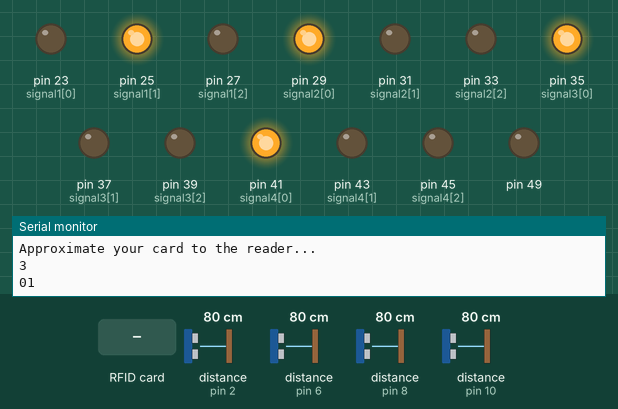
This sketch was run on a simulated Arduino Mega 2560, built with avr-gcc and run on an emulated ATmega2560. Parts: output pins drawn as LEDs (lit = HIGH), the last lines printed to the serial monitor. Wiring (inferred from the names in the program): 4 × ultrasonic range finder: trigger pin 3, echo pin 2 / trigger pin 7, echo pin 6 / trigger pin 9, echo pin 8 / trigger pin 11, echo pin 10. The inputs (shaded band) are chosen by the test bench; at power-on: distance to the obstacle (sensors on pin 2, pin 6, pin 8, pin 10) 80 cm. The echo pulse lasts 58.3 µs per cm; pins used as bus, display or sensor lines are not drawn.

Above: at 1.2 s.
1.3 s: RFID card 58 95 DD 89 held to the reader
At 2.4 s:
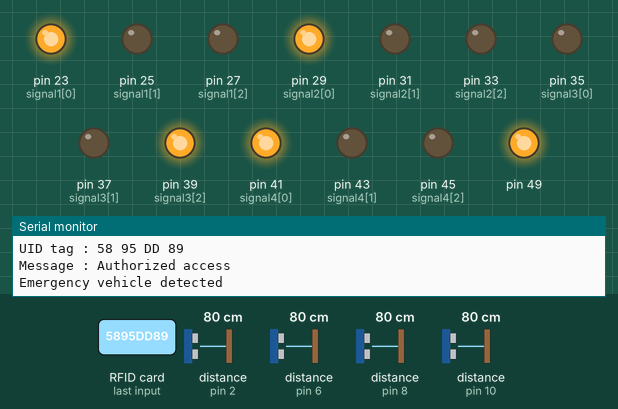
At 13.9 s:
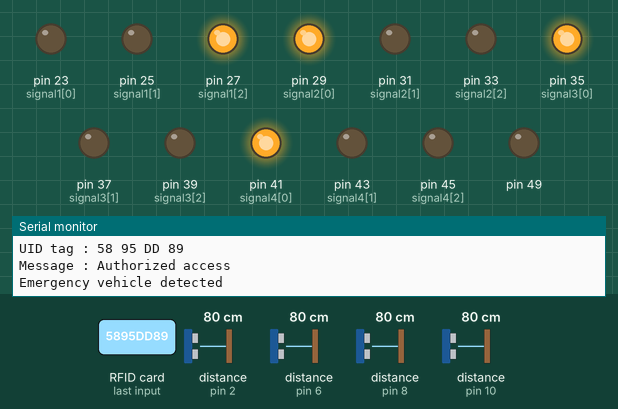
Timing chart, 0 to 24.0 s (numbered marks = the images above; inputs shaded):
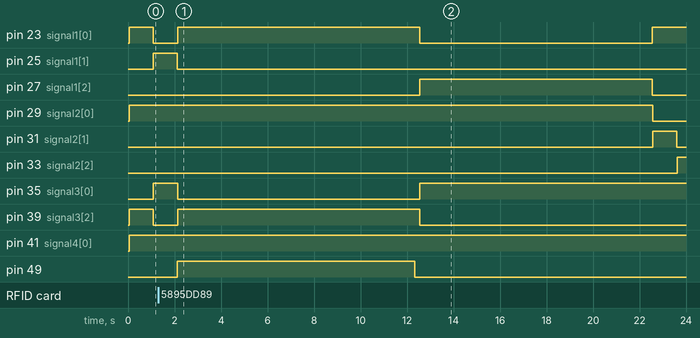

The sketch:

mega1.ino
```cpp
#include<TimerOne.h>
#include <SPI.h>
#include <MFRC522.h>

int signal1[] = {23, 25, 27};
int signal2[] = {29, 31, 33};
int signal3[] = {35, 37, 39};
int signal4[] = {41, 43, 45};

int redDelay = 1000;
int yellowDelay = 500;

volatile int triggerpin1 = 11;
volatile int echopin1 = 10;
volatile int triggerpin2 = 7;
volatile int echopin2 = 6;
volatile int triggerpin3 = 9;
volatile int echopin3 = 8;
volatile int triggerpin4 = 3;
volatile int echopin4 = 2;

volatile long time;                    // Variable for storing the time traveled
volatile int S1, S2, S3, S4;           // Variables for storing the distance covered

int t = 10;  // distance under which it will look for vehicles.

#define SS_PIN 53
#define RST_PIN 5
MFRC522 mfrc522(SS_PIN, RST_PIN);

void setup(){
  Serial.begin(9600);
  Timer1.initialize(100000);  //Begin using the timer. This function must be called first. "microseconds" is the period of time the timer takes.
  Timer1.attachInterrupt(softInterr); //Run a function each time the timer period finishes.

  // Declaring LED pins as output
  for(int i=0; i<3; i++){
    pinMode(signal1[i], OUTPUT);
    pinMode(signal2[i], OUTPUT);
    pinMode(signal3[i], OUTPUT);
    pinMode(signal4[i], OUTPUT);
  }

  // Declaring ultrasonic sensor pins as output
  pinMode(triggerpin1, OUTPUT);
  pinMode(echopin1, INPUT);
  pinMode(triggerpin2, OUTPUT);
  pinMode(echopin2, INPUT);
  pinMode(triggerpin3, OUTPUT);
  pinMode(echopin3, INPUT);
  pinMode(triggerpin4, OUTPUT);
  pinMode(echopin4, INPUT);

  pinMode(49, OUTPUT);

  SPI.begin();      // Initiate  SPI bus
  mfrc522.PCD_Init();   // Initiate MFRC522
  Serial.println("Approximate your card to the reader...");
  Serial.println();

}

void loop()
{
  // If there are vehicles at signal 1
  while(S1<t)
  {
    signal3Function();
    rfid();
  }
  if(S1>t)
  {
    signal01Function();
    rfid();
  }
  // If there are vehicles at signal 2
  while(S2<t)
  {
    signal4Function();
    rfid();
  }
  if(S2>t)
  {
    signal02Function();
    rfid();
  }
  // If there are vehicles at signal 3
  while(S3<t)
  {
    signal1Function();
    rfid();
  }
  if(S3>t)
  {
    signal03Function();
    rfid();
  }
  // If there are vehicles at signal 4
  while(S4<t)
  {
    signal2Function();
    rfid();
  }
  // If there are NO BUSY vehicles at signalS
  if(S4>t)
  {
    signal04Function();
    rfid();
  }
}


// This is interrupt function and it will run each time the timer period finishes. The timer period is set at 100 milli seconds.
void softInterr()
{
  // Reading from first ultrasonic sensor
  digitalWrite(triggerpin1, LOW);
  delayMicroseconds(2);
  digitalWrite(triggerpin1, HIGH);
  delayMicroseconds(10);
  digitalWrite(triggerpin1, LOW);
  time = pulseIn(echopin1, HIGH);
  S1= time*0.034/2;

  // Reading from second ultrasonic sensor
  digitalWrite(triggerpin2, LOW);
  delayMicroseconds(2);
  digitalWrite(triggerpin2, HIGH);
  delayMicroseconds(10);
  digitalWrite(triggerpin2, LOW);
  time = pulseIn(echopin2, HIGH);
  S2= time*0.034/2;

  // Reading from third ultrasonic sensor
  digitalWrite(triggerpin3, LOW);
  delayMicroseconds(2);
  digitalWrite(triggerpin3, HIGH);
  delayMicroseconds(10);
  digitalWrite(triggerpin3, LOW);
  time = pulseIn(echopin3, HIGH);
  S3= time*0.034/2;

  // Reading from fourth ultrasonic sensor
  digitalWrite(triggerpin4, LOW);
  delayMicroseconds(2);
  digitalWrite(triggerpin4, HIGH);
  delayMicroseconds(10);
  digitalWrite(triggerpin4, LOW);
  time = pulseIn(echopin4, HIGH);
  S4= time*0.034/2;

  // Print distance values on serial monitor for debugging
  // Serial.print("S1: ");
  // Serial.print(S1);
  // Serial.print("  S2: ");
  // Serial.print(S2);
  // Serial.print("  S3: ");
  // Serial.print(S3);
  // Serial.print("  S4: ");
  // Serial.println(S4);
}

void signal1Function()
{
  Serial.println("1");
  low();
  // Make RED LED LOW and make Green HIGH for 5 seconds
  digitalWrite(signal1[0], LOW);
  digitalWrite(signal1[2], HIGH);
  delay(redDelay);

  // if there are vehicels at other signals
  if(S2<t || S3<t || S4<t)
  {
    // Make Green LED LOW and make yellow LED HIGH for 2 seconds
    digitalWrite(signal1[2], LOW);
    digitalWrite(signal1[1], HIGH);
    delay(yellowDelay);

  }
}

void signal2Function()
{
  Serial.println("2");
  low();
  digitalWrite(signal2[0], LOW);
  digitalWrite(signal2[2], HIGH);
  delay(redDelay);

  if(S1<t || S3<t || S4<t)
  {
    digitalWrite(signal2[2], LOW);
    digitalWrite(signal2[1], HIGH);
    delay(yellowDelay);
  }
}

void signal3Function()
{
  Serial.println("3");
  low();
  digitalWrite(signal3[0], LOW);
  digitalWrite(signal3[2], HIGH);
  delay(redDelay);

  if(S1<t || S2<t || S4<t)
  {
    digitalWrite(signal3[2], LOW);
    digitalWrite(signal3[1], HIGH);
    delay(yellowDelay);
  }
}

void signal4Function()
{
  Serial.println("4");
  low();
  digitalWrite(signal4[0], LOW);
  digitalWrite(signal4[2], HIGH);
  delay(redDelay);

  if(S1<t || S2<t || S3<t)
  {
    digitalWrite(signal4[2], LOW);
    digitalWrite(signal4[1], HIGH);
    delay(yellowDelay);
  }

}

void signal01Function()
{
  Serial.println("01");
  low();
  digitalWrite(signal1[0], LOW);
  digitalWrite(signal1[1], HIGH);
  rfid();
  delay(1000);
  digitalWrite(signal1[1], LOW);
  rfid();
  digitalWrite(signal1[0], LOW);
  digitalWrite(signal3[0], HIGH);
  digitalWrite(signal1[2], HIGH);
  delay(10000);
  digitalWrite(signal1[2], LOW);
  digitalWrite(signal1[0], HIGH);
 }

void signal02Function()
{
  Serial.println("02");
  low();
  digitalWrite(signal2[0], LOW);
  digitalWrite(signal2[1], HIGH);
  rfid();
  delay(1000);
  digitalWrite(signal2[1], LOW);
  rfid();
  digitalWrite(signal2[0], LOW);
  digitalWrite(signal3[0], HIGH);
  digitalWrite(signal2[2], HIGH);
  delay(10000);
  digitalWrite(signal2[2], LOW);
  digitalWrite(signal2[0], HIGH);
}

void signal03Function()
{
  Serial.println("03");
  low();
  digitalWrite(signal3[0], LOW);
  digitalWrite(signal3[1], HIGH);
  rfid();
  delay(1000);
  digitalWrite(signal3[1], LOW);
  rfid();
  digitalWrite(signal3[0], LOW);
  digitalWrite(signal3[2], HIGH);
  delay(10000);
  digitalWrite(signal3[2], LOW);
  digitalWrite(signal3[0], HIGH);
}

void signal04Function()
{
  Serial.println("04");
  low();
  digitalWrite(signal4[0], LOW);
  digitalWrite(signal4[1], HIGH);
  rfid();
  delay(1000);
  digitalWrite(signal4[1], LOW);
  rfid();
  digitalWrite(signal4[0], LOW);
  digitalWrite(signal3[0], HIGH);
  digitalWrite(signal4[2], HIGH);
  delay(10000);
  digitalWrite(signal4[2], LOW);
  digitalWrite(signal4[0], HIGH);

 }

void signal()
{
  Serial.println("Emergency vehicle detected");
  digitalWrite(signal1[0], HIGH);
  digitalWrite(signal2[0], HIGH);
  digitalWrite(signal4[0], HIGH);
  digitalWrite(signal1[2], LOW);
  digitalWrite(signal2[2], LOW);
  digitalWrite(signal4[2], LOW);
  digitalWrite(signal3[0], LOW);
  digitalWrite(signal3[2], HIGH);
  delay(10000);
}

// Function to make all LED's LOW except RED one's.
void low()
{
  for(int i=1; i<3; i++)
  {
    digitalWrite(signal1[i], LOW);
    digitalWrite(signal2[i], LOW);
    digitalWrite(signal3[i], LOW);
    digitalWrite(signal4[i], LOW);
  }
  for(int i=0; i<1; i++)
  {
    digitalWrite(signal1[i], HIGH);
    digitalWrite(signal2[i], HIGH);
    digitalWrite(signal3[i], HIGH);
    digitalWrite(signal4[i], HIGH);
  }
}

// rfid

void rfid()
{
   // Look for new cards
  if ( ! mfrc522.PICC_IsNewCardPresent())
  {
    return;
  }
  // Select one of the cards
  if ( ! mfrc522.PICC_ReadCardSerial())
  {
    return;
  }
  //Show UID on serial monitor
  Serial.print("UID tag :");
  String content= "";
  byte letter;
  for (byte i = 0; i < mfrc522.uid.size; i++)
  {
     Serial.print(mfrc522.uid.uidByte[i] < 0x10 ? " 0" : " ");
     Serial.print(mfrc522.uid.uidByte[i], HEX);
     content.concat(String(mfrc522.uid.uidByte[i] < 0x10 ? " 0" : " "));
     content.concat(String(mfrc522.uid.uidByte[i], HEX));
  }
  Serial.println();
  Serial.print("Message : ");
  content.toUpperCase();
  if (content.substring(1) == "58 95 DD 89") //change here the UID of the card/cards that you want to give access
  {
    Serial.println("Authorized access");
    Serial.println();
    //delay(3000);
    digitalWrite(49,1);
    signal();
    delay(200);
    digitalWrite(49,0);
    delay(200);
    digitalWrite(signal3[2], LOW);

  }
  digitalWrite(49,0);
}
```

Measured:
- after the input at 1.3 s, pin 23 (signal1[0]): LOW → HIGH after 0.84 s instead of 10.8 s; pin 35 (signal3[0]): HIGH → LOW after 0.84 s instead of 21.9 s; pin 37 (signal3[1]): stays LOW (without the input it goes to HIGH after 21.9 s); pin 39 (signal3[2]): LOW → HIGH after 0.84 s, → LOW 10.4 s later; pin 49: LOW → HIGH after 0.83 s, → LOW 10.2 s later
